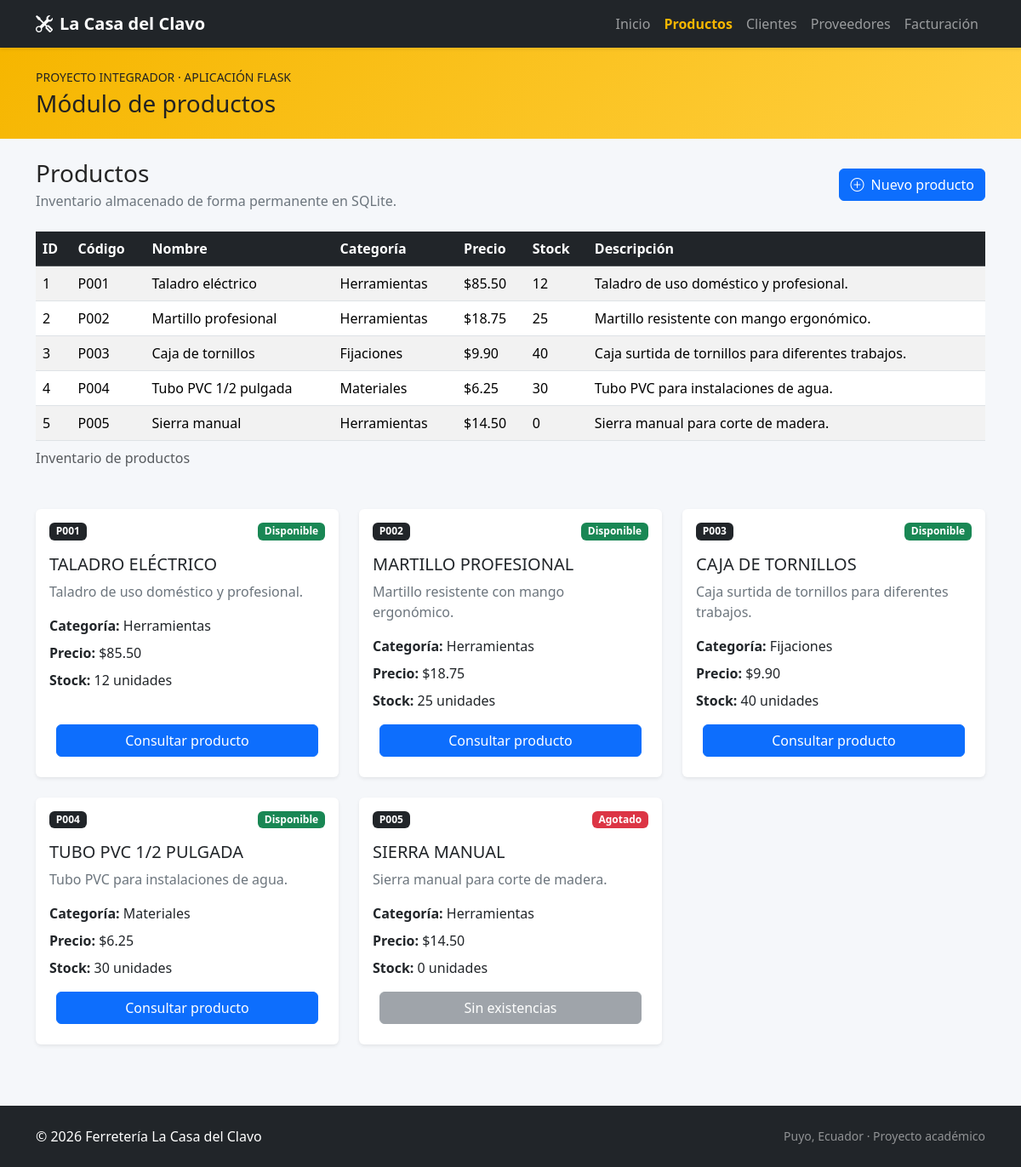
The page /productos on the database its author committed.
### tables this page shows
CREATE TABLE productos (id INTEGER PRIMARY KEY AUTOINCREMENT, codigo TEXT NOT NULL UNIQUE, nombre TEXT NOT NULL, categoria TEXT NOT NULL, precio REAL NOT NULL CHECK(precio > 0), stock INTEGER NOT NULL CHECK(stock >= 0), descripcion TEXT NOT NULL);

### app.py (the view)
@app.route("/productos")
def productos():
    return render_template(
        "productos.html",
        nombre_negocio=NOMBRE_NEGOCIO,
        productos=consultar_productos()
    )

### app.py (called while the page is built)
def conectar_db():
    ruta = Path(app.config["DATABASE"])
    ruta.parent.mkdir(parents=True, exist_ok=True)
    conn = sqlite3.connect(str(ruta))
    conn.row_factory = sqlite3.Row
    return conn

def consultar_productos():
    conn = conectar_db()
    try:
        return conn.execute("SELECT * FROM productos ORDER BY id").fetchall()
    finally:
        conn.close()

### templates/productos.html (shortened to what this page needs)
{% extends "base.html" %}
{% block header %}Módulo de productos{% endblock %}
{% block content %}
<div class="d-flex flex-column flex-md-row justify-content-between align-items-md-center gap-3 mb-4">
    <div>
        <h2 class="h3 mb-1">Productos</h2>
        <p class="text-secondary mb-0">Inventario almacenado de forma permanente en SQLite.</p>
    </div>
    <a class="btn btn-primary" href="{{ url_for('nuevo_producto') }}"><i class="bi bi-plus-circle me-1"></i> Nuevo producto</a>
</div>
<div class="table-responsive mb-4">
    <table class="table table-striped table-hover align-middle">
        <caption>Inventario de productos</caption>
        <thead class="table-dark"><tr>
            <th scope="col">ID</th><th scope="col">Código</th><th scope="col">Nombre</th>
            <th scope="col">Categoría</th><th scope="col">Precio</th><th scope="col">Stock</th>
            <th scope="col">Descripción</th>
        </tr></thead>
        <tbody>
        {% for producto in productos %}
            <tr><td>{{ producto.id }}</td><td>{{ producto.codigo }}</td><td>{{ producto.nombre }}</td>
                <td>{{ producto.categoria }}</td><td>${{ "%.2f"|format(producto.precio) }}</td>
                <td>{{ producto.stock }}</td><td>{{ producto.descripcion }}</td></tr>
        {% else %}
            <tr><td colspan="7" class="text-center">No existen productos registrados.</td></tr>
        {% endfor %}
        </tbody>
    </table>
</div>
<div class="row g-4">
    {% for producto in productos %}
    <div class="col-md-6 col-xl-4">
        <article class="card h-100 border-0 shadow-sm product-card">
            <div class="card-body">
                <div class="d-flex justify-content-between align-items-start mb-3">
                    <span class="badge text-bg-dark">
                        {{ producto.codigo }}
                    </span>
                    {% if producto.stock > 0 %}
                        <span class="badge bg-success">
                            Disponible
                        </span>
                    {% else %}
                        <span class="badge bg-danger">
                            Agotado
                        </span>
                    {% endif %}
                </div>
                <h3 class="h5">
                    {{ producto.nombre|upper }}
                </h3>
                <p class="text-secondary">
                    {{ producto.descripcion }}
                </p>
                <p class="mb-2">
                    <strong>Categoría:</strong>
                    {{ producto.categoria }}
                </p>
                <p class="mb-2">
                    <strong>Precio:</strong>
                    ${{ "%.2f"|format(producto.precio) }}
                </p>
                <p class="mb-0">
                    <strong>Stock:</strong>
                    {{ producto.stock }} unidades
                </p>
            </div>
            <div class="card-footer bg-transparent border-0 pt-0 pb-4 px-4">
                {% if producto.stock > 0 %}
                    <button class="btn btn-primary w-100"
                            onclick="mostrarMensaje(this.dataset.nombre)" data-nombre="{{ producto.nombre }}">
                        Consultar producto
                    </button>
                {% else %}
                    <button class="btn btn-secondary w-100" disabled>
                        Sin existencias
                    </button>
                {% endif %}
            </div>
        </article>
    </div>
    {% else %}
    <div class="col-12">
        <div class="alert alert-warning">
            No existen productos registrados.
        </div>
    </div>
    {% endfor %}
</div>
{% endblock %}

### templates/base.html (shortened to what this page needs)
<!DOCTYPE html>
<html lang="es">
<head>
    <link href="https://cdn.jsdelivr.net/npm/bootstrap@5.3.3/dist/css/bootstrap.min.css" rel="stylesheet">
    <link rel="stylesheet" href="https://cdn.jsdelivr.net/npm/bootstrap-icons@1.11.3/font/bootstrap-icons.min.css">
    <link rel="stylesheet" href="{{ url_for('static', filename='css/style.css') }}">
</head>
<body>
    {% include "components/navbar.html" %}
    <header class="page-header py-4">
        <div class="container">
            <p class="text-uppercase small mb-1">
                Proyecto integrador · Aplicación Flask
            </p>
            <h1 class="h3 mb-0">
                {% block header %}Ferretería La Casa del Clavo{% endblock %}
            </h1>
        </div>
    </header>
    <main class="container py-4 min-vh-75">
        {% block content %}{% endblock %}
    </main>
    {% include "components/footer.html" %}
</body>
</html>

### templates/components/navbar.html (shortened to what this page needs)
<nav class="navbar navbar-expand-lg navbar-dark bg-dark sticky-top shadow-sm">
    <div class="container">
        <a class="navbar-brand fw-bold" href="{{ url_for('inicio') }}">
            <i class="bi bi-tools me-2"></i>La Casa del Clavo
        </a>
        <div class="collapse navbar-collapse" id="menuPrincipal">
            <ul class="navbar-nav ms-auto">
                <li class="nav-item">
                    <a class="nav-link {% if request.endpoint == 'inicio' %}active{% endif %}"
                       href="{{ url_for('inicio') }}">
                        Inicio
                    </a>
                </li>
                <li class="nav-item">
                    <a class="nav-link {% if request.endpoint == 'productos' %}active{% endif %}"
                       href="{{ url_for('productos') }}">
                        Productos
                    </a>
                </li>
                <li class="nav-item">
                    <a class="nav-link {% if request.endpoint == 'clientes' %}active{% endif %}"
                       href="{{ url_for('clientes') }}">
                        Clientes
                    </a>
                </li>
                <li class="nav-item">
                    <a class="nav-link {% if request.endpoint == 'proveedores' %}active{% endif %}"
                       href="{{ url_for('proveedores') }}">
                        Proveedores
                    </a>
                </li>
                <li class="nav-item">
                    <a class="nav-link {% if request.endpoint == 'facturacion' %}active{% endif %}"
                       href="{{ url_for('facturacion') }}">
                        Facturación
                    </a>
                </li>
            </ul>
        </div>
    </div>
</nav>

### templates/components/footer.html
<footer class="bg-dark text-white py-4 mt-5">
    <div class="container d-flex flex-column flex-md-row justify-content-between align-items-center gap-2">
        <p class="mb-0">
            © 2026 Ferretería La Casa del Clavo
        </p>
        <span class="small text-white-50">
            Puyo, Ecuador · Proyecto académico
        </span>
    </div>
</footer>

### static/css/style.css (style rules this page uses)
body { background-color: #f5f7fa; color: #252525; }
.page-header { background: linear-gradient(135deg, #f6b600, #ffcf40); color: #222; }
.dashboard-card, .product-card, .client-card { transition: transform 0.2s ease, box-shadow 0.2s ease; }
.min-vh-75 { min-height: 75vh; }
.navbar .nav-link.active { color: #f6b600 !important; font-weight: 700; }

### rows shown on the page
productos: id "1", codigo "P001", nombre "Taladro eléctrico", categoria "Herramientas", precio "85.50", stock "12", descripcion "Taladro de uso doméstico y profesional.", shows "Disponible", nombre "TALADRO ELÉCTRICO"
productos: id "2", codigo "P002", nombre "Martillo profesional", categoria "Herramientas", precio "18.75", stock "25", descripcion "Martillo resistente con mango ergonómico.", shows "Disponible", nombre "MARTILLO PROFESIONAL"
productos: id "3", codigo "P003", nombre "Caja de tornillos", categoria "Fijaciones", precio "9.90", stock "40", descripcion "Caja surtida de tornillos para diferentes trabajos.", shows "Disponible", nombre "CAJA DE TORNILLOS"
productos: id "4", codigo "P004", nombre "Tubo PVC 1/2 pulgada", categoria "Materiales", precio "6.25", stock "30", descripcion "Tubo PVC para instalaciones de agua.", shows "Disponible", nombre "TUBO PVC 1/2 PULGADA"
productos: id "5", codigo "P005", nombre "Sierra manual", categoria "Herramientas", precio "14.50", stock "0", descripcion "Sierra manual para corte de madera.", shows "Agotado", nombre "SIERRA MANUAL", shows "Sin existencias"
